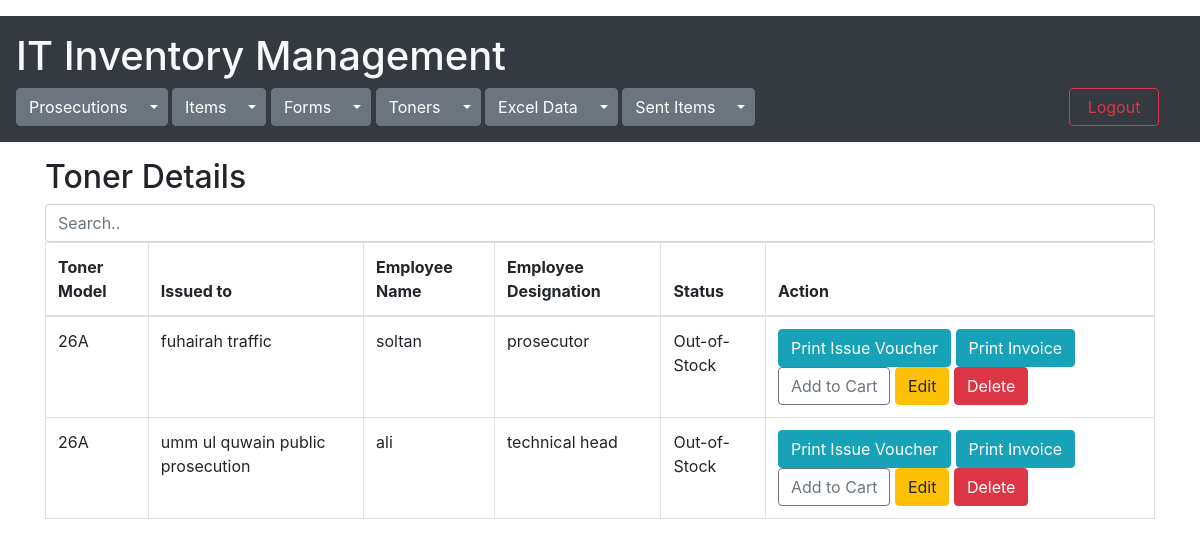
The app's page /toners/view_tonerdetails/31 (signed in), older data.
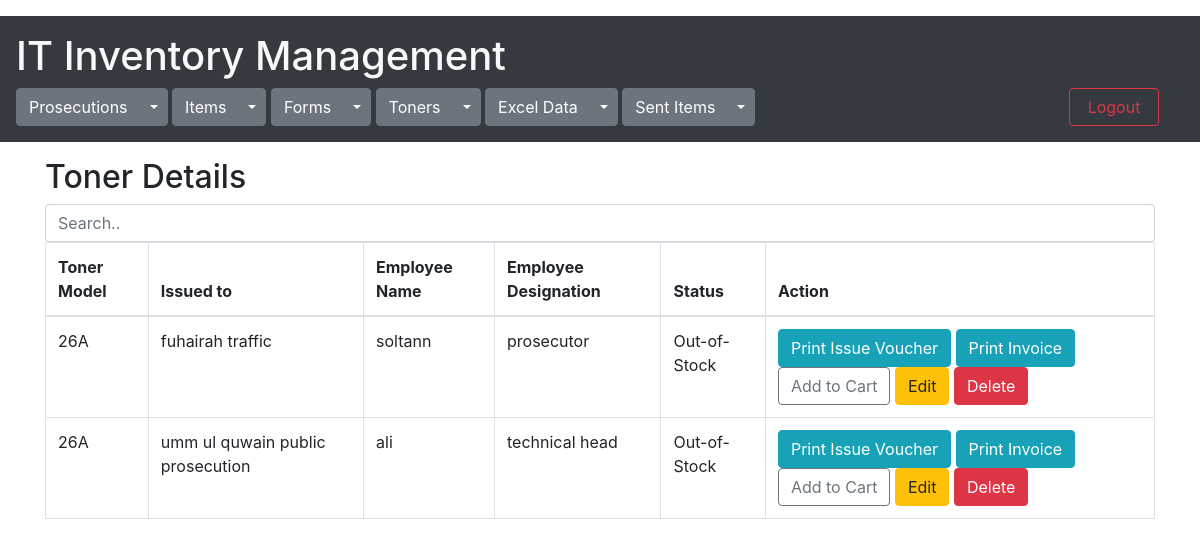
The same page, newer data.
### toners/models.py (models this page shows)
class TonerDetails(models.Model):
    STATUS = [
        ('In-Stock', 'In-Stock'),
        ('Out-of-Stock', 'Out-of-Stock'),
    ]
    toner_model = models.ForeignKey(Toners,on_delete=models.CASCADE)
    status = models.CharField(max_length=30,default='In-Stock',choices=STATUS)
    issued_to = models.ForeignKey(Prosecutions, on_delete=models.CASCADE)
    employee_name = models.CharField(max_length=30,null=True)
    employee_designation = models.CharField(max_length=30,null=True)
    created=models.DateTimeField(default=datetime.now())

class Toners(models.Model):
    toner_model = models.CharField(max_length=10,null=True)
    toner_printer = models.ForeignKey(Items,on_delete=models.CASCADE)
    total_qty = models.PositiveIntegerField(default=0,null=True)
    remaining_qty = models.PositiveIntegerField(default=0,null=True)
    created=models.DateTimeField(default=datetime.now())
    objects = models.Manager()

### prosecutions/models.py (models this page shows)
class Prosecutions(models.Model):
    name = models.CharField(max_length=255)
    location = models.CharField(max_length=30,default="none")
    created = models.DateTimeField(default=datetime.now())

### toners/views.py (the view)
# urls.py: path('view_tonerdetails/<int:id>', views.view_tonerdetails, name='view_tonerdetails'),
@cache_control(no_cache=True, must_revalidate=True,no_store=True)
@login_required(login_url="login")
def view_tonerdetails(request, id):
    tonerdetails = TonerDetails.objects.filter(toner_model=id)
    return render(request, 'view_tonerdetails.html', {"tonerdetails": tonerdetails})

### toners/templates/view_tonerdetails.html (shortened to what this page needs)
{% extends 'mainpage.html' %}
{% block content %}
<div class="container">
  <h2>Toner Details</h2>
  <input class="form-control" id="myInput" type="text" placeholder="Search..">
  <div class="table-responsive">
      <table class="table table-bordered">
          <thead>
          <tr>
              <th>Toner Model</th>
              <th>Issued to</th>
              <th>Employee Name</th>
              <th>Employee Designation</th>
              <th>Status</th>
              <th>Action</th>
          </tr>
          </thead>
          <tbody id="myTable">
          {% for detail in tonerdetails %}
          <tr>
              <td>{{detail.toner_model.toner_model}}</td>
              <td>{{detail.issued_to.name}}</td>
              <td>{{detail.employee_name}}</td>
              <td>{{detail.employee_designation}}</td>
              <td>{{detail.status}}</td>
              <td><a href="{% url 'print_toner_issue_vouchers' detail.id %}" target="_blank" rel="noopener noreferrer" class="btn btn-info">Print Issue Voucher</a>
                  <a href="{% url 'print_toner_sent_invoice' detail.id %}" target="_blank" rel="noopener noreferrer" class="btn btn-info">Print Invoice</a>
                  <a onclick="getCartData('{{detail.id}}', 'add')" data-detail="{{detail.id}}" data-action="add" class="btn btn-outline-secondary addtocart">Add to Cart</a>
                  <a href="{% url 'edit_tonerdetails_form' detail.id %}" class="btn btn-warning">Edit</a>
                  <a data-toggle="modal" data-target="#delete-modal{{ toner.pk }}" class="btn btn-danger">Delete</a></td>
          </tr>
          {% endfor %}
          </tbody>
      </table>
    </div>
</div>
{% endblock %}

Row changes from the older to the newer data that the page shows:
changed TonerDetails "prosecutor": employee_name "soltan" → "soltann"
